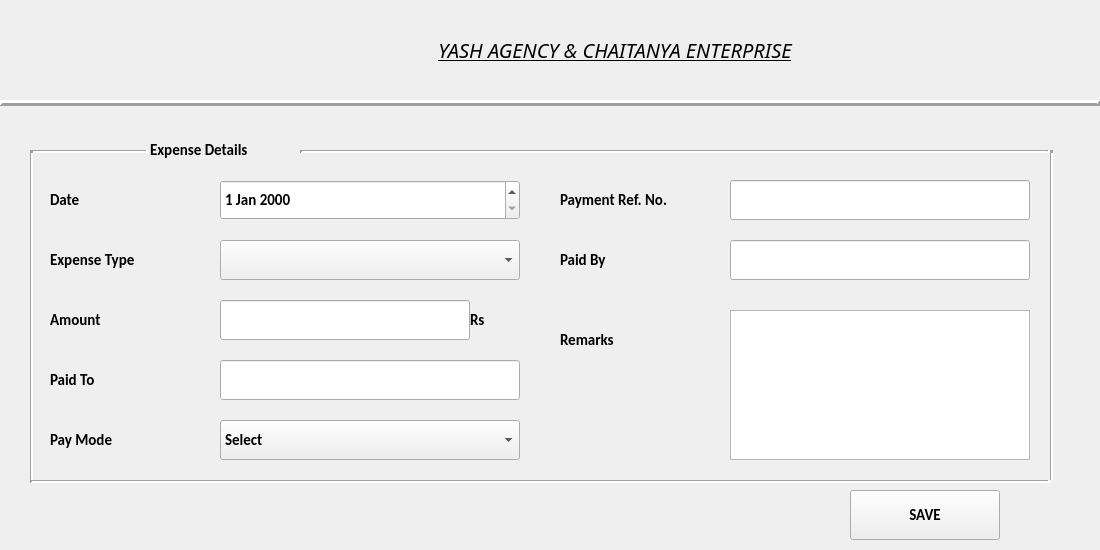
<?xml version="1.0" encoding="UTF-8"?>
<ui version="4.0">
    <class>Form</class>
    <widget class="QWidget" name="Form">
        <property name="geometry">
            <rect>
                <x>0</x>
                <y>0</y>
                <width>1100</width>
                <height>550</height>
            </rect>
        </property>
        <property name="font">
            <font>
                <family>Calibri</family>
                <pointsize>11</pointsize>
                <weight>75</weight>
                <bold>true</bold>
            </font>
        </property>
        <property name="windowTitle">
            <string>Add Expense</string>
        </property>
        <widget class="Line" name="line_2">
            <property name="geometry">
                <rect>
                    <x>0</x>
                    <y>95</y>
                    <width>1100</width>
                    <height>16</height>
                </rect>
            </property>
            <property name="frameShadow">
                <enum>QFrame::Raised</enum>
            </property>
            <property name="lineWidth">
                <number>3</number>
            </property>
            <property name="orientation">
                <enum>Qt::Horizontal</enum>
            </property>
        </widget>
        <widget class="QLabel" name="Y_2">
            <property name="geometry">
                <rect>
                    <x>0</x>
                    <y>0</y>
                    <width>180</width>
                    <height>100</height>
                </rect>
            </property>
            <property name="text">
                <string/>
            </property>
            <property name="pixmap">
                <pixmap>../Images/yash_logo.jpeg</pixmap>
            </property>
            <property name="scaledContents">
                <bool>true</bool>
            </property>
        </widget>
        <widget class="QLabel" name="label_2">
            <property name="geometry">
                <rect>
                    <x>250</x>
                    <y>10</y>
                    <width>730</width>
                    <height>80</height>
                </rect>
            </property>
            <property name="font">
                <font>
                    <family>News701 BT</family>
                    <pointsize>15</pointsize>
                    <weight>50</weight>
                    <italic>true</italic>
                    <bold>false</bold>
                    <underline>true</underline>
                </font>
            </property>
            <property name="text">
                <string>YASH AGENCY &amp; CHAITANYA ENTERPRISE</string>
            </property>
            <property name="scaledContents">
                <bool>true</bool>
            </property>
            <property name="alignment">
                <set>Qt::AlignCenter</set>
            </property>
            <property name="wordWrap">
                <bool>false</bool>
            </property>
        </widget>
        <widget class="QDateEdit" name="dateEdit">
            <property name="geometry">
                <rect>
                    <x>220</x>
                    <y>180</y>
                    <width>300</width>
                    <height>40</height>
                </rect>
            </property>
        </widget>
        <widget class="QLabel" name="label">
            <property name="geometry">
                <rect>
                    <x>50</x>
                    <y>180</y>
                    <width>150</width>
                    <height>40</height>
                </rect>
            </property>
            <property name="text">
                <string>Date</string>
            </property>
        </widget>
        <widget class="QLabel" name="label_3">
            <property name="geometry">
                <rect>
                    <x>560</x>
                    <y>320</y>
                    <width>150</width>
                    <height>40</height>
                </rect>
            </property>
            <property name="text">
                <string>Remarks</string>
            </property>
        </widget>
        <widget class="QTextEdit" name="remarks_Edit">
            <property name="geometry">
                <rect>
                    <x>730</x>
                    <y>310</y>
                    <width>300</width>
                    <height>150</height>
                </rect>
            </property>
        </widget>
        <widget class="QLabel" name="label_4">
            <property name="geometry">
                <rect>
                    <x>150</x>
                    <y>130</y>
                    <width>150</width>
                    <height>40</height>
                </rect>
            </property>
            <property name="font">
                <font>
                    <pointsize>11</pointsize>
                </font>
            </property>
            <property name="text">
                <string>Expense Details</string>
            </property>
        </widget>
        <widget class="QPushButton" name="saveButton">
            <property name="geometry">
                <rect>
                    <x>850</x>
                    <y>490</y>
                    <width>150</width>
                    <height>50</height>
                </rect>
            </property>
            <property name="text">
                <string>SAVE</string>
            </property>
        </widget>
        <widget class="Line" name="line">
            <property name="geometry">
                <rect>
                    <x>30</x>
                    <y>150</y>
                    <width>118</width>
                    <height>3</height>
                </rect>
            </property>
            <property name="lineWidth">
                <number>3</number>
            </property>
            <property name="orientation">
                <enum>Qt::Horizontal</enum>
            </property>
        </widget>
        <widget class="Line" name="line_3">
            <property name="geometry">
                <rect>
                    <x>300</x>
                    <y>150</y>
                    <width>750</width>
                    <height>3</height>
                </rect>
            </property>
            <property name="lineWidth">
                <number>3</number>
            </property>
            <property name="orientation">
                <enum>Qt::Horizontal</enum>
            </property>
        </widget>
        <widget class="Line" name="line_4">
            <property name="geometry">
                <rect>
                    <x>30</x>
                    <y>480</y>
                    <width>1020</width>
                    <height>3</height>
                </rect>
            </property>
            <property name="lineWidth">
                <number>3</number>
            </property>
            <property name="orientation">
                <enum>Qt::Horizontal</enum>
            </property>
        </widget>
        <widget class="Line" name="line_5">
            <property name="geometry">
                <rect>
                    <x>30</x>
                    <y>150</y>
                    <width>3</width>
                    <height>330</height>
                </rect>
            </property>
            <property name="lineWidth">
                <number>3</number>
            </property>
            <property name="orientation">
                <enum>Qt::Vertical</enum>
            </property>
        </widget>
        <widget class="Line" name="line_6">
            <property name="geometry">
                <rect>
                    <x>1050</x>
                    <y>150</y>
                    <width>3</width>
                    <height>330</height>
                </rect>
            </property>
            <property name="lineWidth">
                <number>3</number>
            </property>
            <property name="orientation">
                <enum>Qt::Vertical</enum>
            </property>
        </widget>
        <widget class="QLabel" name="label_5">
            <property name="geometry">
                <rect>
                    <x>50</x>
                    <y>240</y>
                    <width>150</width>
                    <height>40</height>
                </rect>
            </property>
            <property name="text">
                <string>Expense Type</string>
            </property>
        </widget>
        <widget class="QComboBox" name="expenseType_ComboBox">
            <property name="geometry">
                <rect>
                    <x>220</x>
                    <y>240</y>
                    <width>300</width>
                    <height>40</height>
                </rect>
            </property>
        </widget>
        <widget class="QLabel" name="label_6">
            <property name="geometry">
                <rect>
                    <x>50</x>
                    <y>300</y>
                    <width>150</width>
                    <height>40</height>
                </rect>
            </property>
            <property name="text">
                <string>Amount</string>
            </property>
        </widget>
        <widget class="QLineEdit" name="amount_Edit">
            <property name="geometry">
                <rect>
                    <x>220</x>
                    <y>300</y>
                    <width>250</width>
                    <height>40</height>
                </rect>
            </property>
        </widget>
        <widget class="QLabel" name="label_7">
            <property name="geometry">
                <rect>
                    <x>470</x>
                    <y>300</y>
                    <width>50</width>
                    <height>40</height>
                </rect>
            </property>
            <property name="text">
                <string>Rs</string>
            </property>
        </widget>
        <widget class="QLabel" name="label_8">
            <property name="geometry">
                <rect>
                    <x>50</x>
                    <y>360</y>
                    <width>150</width>
                    <height>40</height>
                </rect>
            </property>
            <property name="text">
                <string>Paid To</string>
            </property>
        </widget>
        <widget class="QLineEdit" name="paidTo_Edit">
            <property name="geometry">
                <rect>
                    <x>220</x>
                    <y>360</y>
                    <width>300</width>
                    <height>40</height>
                </rect>
            </property>
        </widget>
        <widget class="QLineEdit" name="paidBy_Edit">
            <property name="geometry">
                <rect>
                    <x>730</x>
                    <y>240</y>
                    <width>300</width>
                    <height>40</height>
                </rect>
            </property>
        </widget>
        <widget class="QLabel" name="label_9">
            <property name="geometry">
                <rect>
                    <x>560</x>
                    <y>240</y>
                    <width>150</width>
                    <height>40</height>
                </rect>
            </property>
            <property name="text">
                <string>Paid By</string>
            </property>
        </widget>
        <widget class="QLabel" name="label_10">
            <property name="geometry">
                <rect>
                    <x>50</x>
                    <y>420</y>
                    <width>150</width>
                    <height>40</height>
                </rect>
            </property>
            <property name="text">
                <string>Pay Mode</string>
            </property>
        </widget>
        <widget class="QComboBox" name="payMode_ComboBox">
            <property name="geometry">
                <rect>
                    <x>220</x>
                    <y>420</y>
                    <width>300</width>
                    <height>40</height>
                </rect>
            </property>
            <item>
                <property name="text">
                    <string>Select</string>
                </property>
            </item>
            <item>
                <property name="text">
                    <string>Cash</string>
                </property>
            </item>
            <item>
                <property name="text">
                    <string>Cheque</string>
                </property>
            </item>
            <item>
                <property name="text">
                    <string>Online Payment</string>
                </property>
            </item>
            <item>
                <property name="text">
                    <string>Bank Transfer</string>
                </property>
            </item>
        </widget>
        <widget class="QLineEdit" name="refId_Edit">
            <property name="geometry">
                <rect>
                    <x>730</x>
                    <y>180</y>
                    <width>300</width>
                    <height>40</height>
                </rect>
            </property>
            <property name="text">
                <string/>
            </property>
        </widget>
        <widget class="QLabel" name="label_11">
            <property name="geometry">
                <rect>
                    <x>560</x>
                    <y>180</y>
                    <width>160</width>
                    <height>40</height>
                </rect>
            </property>
            <property name="text">
                <string>Payment Ref. No.</string>
            </property>
        </widget>
    </widget>
    <resources/>
    <connections/>
</ui>
